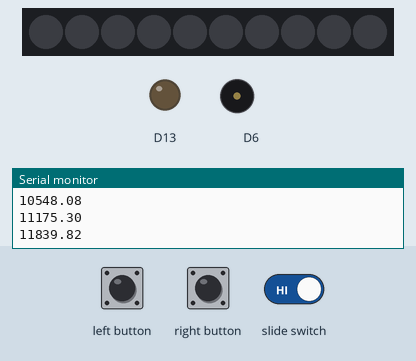
Recording of a sketch running on a simulated Adafruit Circuit Playground Express. Shown: 10 RGB LEDs in strip order, left to right, output pins drawn as LEDs (lit = HIGH), buzzer (waves = sounding), the last lines printed to the serial monitor. Inputs (shaded band) come from the test bench. Dim RGB values are drawn brighter than linear; random numbers use the default seed unless the sketch sets one.

Above: at 1.2 s.
1.3 s: slide switch set LOW
3.3 s: slide switch set HIGH
At 4.6 s:
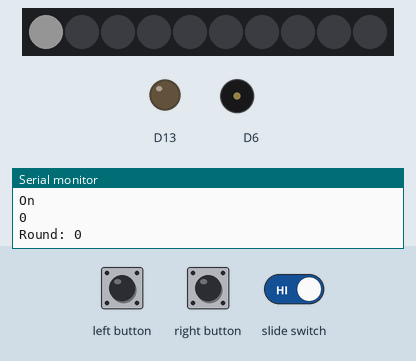
6.3 s: left button pressed for 0.15 s
At 7.35 s:
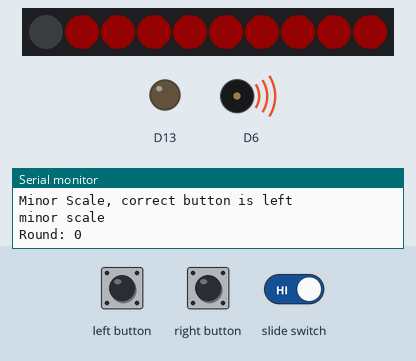
9.4 s: right button pressed for 0.15 s
At 9.96 s:
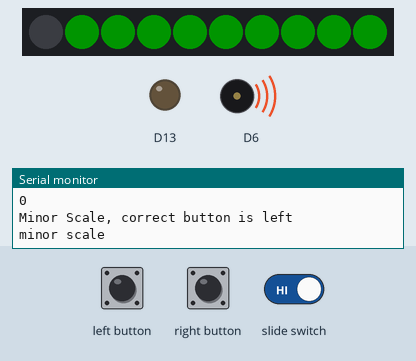
11.6 s: right button pressed for 1 s
At 14.8 s:
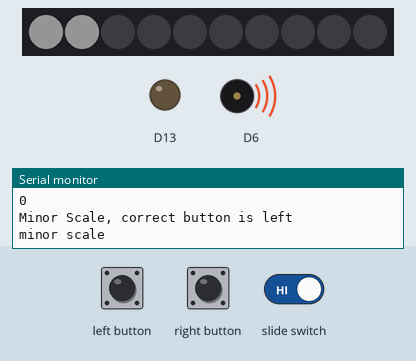
15.6 s: right button pressed for 0.15 s
At 17.2 s:
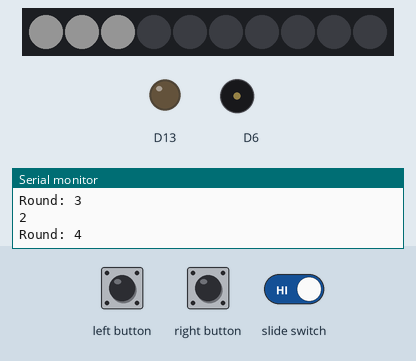
Timing chart, 0 to 31.0 s (numbered marks = the images above; inputs shaded):
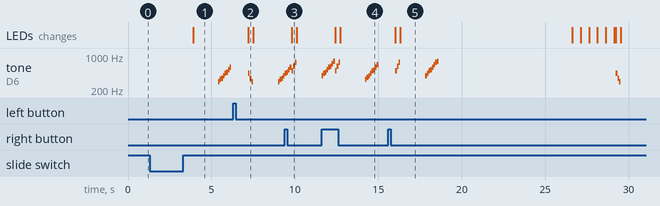

The sketch:

TrueGame.ino
```cpp
#include <Adafruit_CircuitPlayground.h>
#include <AsyncDelay.h>

//My game idea is to have a guessing game as to whether the scale played is
//in major or minor. The right button will correspond to
// a major scale, while the left button will correspond to the minor scale.
//Once you get 5 points in either game mode you win, and you get points if you guess the scale right.
//When you guess the scale right it will flash green, and when you get it wrong the lights will flash red.
//Score will be kept in white on the leds whenever the game isn't flashing.
//Maybe have a time limit on how much time you get to guess.

AsyncDelay delay_10s;

volatile bool rButtFlag;
volatile bool lButtFlag;
volatile bool slideFlag;
volatile bool playScale = true;

const int leftButtPin = 4;
const int rightButtPin = 5;
const int switchPin = 7;

int switchState; //if the game is on or off
int guess;
volatile bool guessState = false;//if true they have guessed, if false they haven't guessed
int correct;
int points; // how many points player has
int pointsThresh = 5; // how many points a player can get


//music stuff
float midi[127];
int A_four = 440;
//Setting up arrays of scales to then randomize which scale gets chosen
int majorArray[7][8] = {
  {69, 71, 73, 74, 76, 78, 80, 81}, {71, 73, 75, 76, 78, 80, 82, 83}, {60, 62, 64, 65, 67, 69, 71, 72}, {62, 64, 66, 67, 69, 71, 73, 74}, {64, 66, 68, 69, 71, 73, 75, 76}, {65, 67, 69, 70, 72, 74, 76, 77}, {67, 69, 71, 72, 74, 76, 78, 79}};
//                      A major                    B Major                               C major                       D major                           E major                                     F major                             G major
int minorArray[7][8] = {{69, 71, 72, 74, 76, 77, 79 ,81}, {71, 73, 74, 76, 78, 79, 81, 83}, {60, 62, 63, 65, 67, 68, 70, 72}, {62, 64, 65, 67, 69, 70, 72, 74}, {64, 66, 67, 69, 71, 72, 74, 76}, {65, 67, 68, 70, 72, 73, 75, 77}, {67, 69, 70, 72, 74, 75, 77, 79}};
//                              A minor                           B minor                           C minor                         D minor                                 E minor                           F minor                       G minor
int sadSong[][2] = {
    {69, 100},  // song[0][0]], song[0][1]]
    {65, 100},  // song[1][0]], song[1][1]]
    {62, 100},  // song[2][0]], song[2][1]]
  };

int happySong[][2] = {
    {71, 100},  // song[0][0]], song[0][1]]
    {75, 100},  // song[1][0]], song[1][1]]
    {78, 100},  // song[2][0]], song[2][1]]
  };

void setup() {
  Serial.begin(9600);
  CircuitPlayground.begin();

  while(!Serial); // Pause program till serial opens
  Serial.println("Starting timers");
  generateMIDI();
  randomSeed(analogRead(0));
  //add switch pins and attach inturrupt

  attachInterrupt(leftButtPin, leftbuttonISR, RISING);
  attachInterrupt(rightButtPin, rightbuttonISR, RISING);
  attachInterrupt(switchPin, slideswitchISR, CHANGE);
    //read switchpin and save it to a variable
  switchState = digitalRead(7);
}


void loop() {
//what to do if the switch changes
  if(slideFlag){
    delay(500);
    switchState = digitalRead(7);
    points = 0;
    slideFlag = false;
//if the switch state is true turn on
    if(switchState){
      Serial.println("On");
      delay(100);
// add startup function here
      pointDisplay();
      Serial.println(points);
      //start timers inside this function so that they dont go off until the player is ready to start
      delay_10s.start(10000, AsyncDelay::MILLIS);
      //for loop is for how many rounds there are before you lose
      for(int j = 0; j < 10;){
        //for as long as the player has less points than they need to win
        if(points < pointsThresh){
          Serial.print("Round: ");
          Serial.println(j);
          delay(1000);
          guessState = false;
//if the player hasnt guessed and the timer hasnt gone off
          if(!guessState && !delay_10s.isExpired()){
            //wait until player guesses to play the scale again
            if(!guessState && playScale){
              playRandomScale();
              playScale = false;
            }
            //if the button gets clicked, say player has guessed and its ok to play the cale, and handle the guess of the player
            if (lButtFlag){
              guessState = true;
              playScale = true;
              handleGuess(1);
              lButtFlag =  false;
              j++;
              delay_10s.restart();
              pointDisplay();
            }
            if (rButtFlag) {
              guessState = true;
              playScale = true;
              handleGuess(2);
              rButtFlag =  false;
              j++;
              delay_10s.restart();
              pointDisplay();
            }
          }
          // if the player goes over the rounds then lose the game
          else{
            lose();
            delay(100);
          }
          // lose points if timer expires and reset the timer at the end
          if(delay_10s.isExpired()){
            wrongGuess();
            points--;
            guessState = 1;
            CircuitPlayground.clearPixels();
            pointDisplay();
            delay_10s.repeat();
          }
        }
        else{
          win();
        }
        // Add in a start up funtion with rainbowness to indicate it starts
      }
      lose();
    }
    else{
      Serial.println("Off");
    }
  }
}

//funtiion for guessing wrong
void wrongGuess() {
  CircuitPlayground.clearPixels();
  setColors(0xFF0000);
  for(int q = 0; q < sizeof(sadSong) / sizeof(sadSong[0]); q++){
    CircuitPlayground.playTone(midi[sadSong[q][0]], sadSong[q][1]);
  }
  CircuitPlayground.clearPixels();
}

//function for guessing right
void correctGuess() {
  CircuitPlayground.clearPixels();
  setColors(0x00FF00);
  for(int q = 0; q < sizeof(happySong) / sizeof(happySong[0]); q++){
    CircuitPlayground.playTone(midi[happySong[q][0]], happySong[q][1]);
  }
  CircuitPlayground.clearPixels();
}

// function to handle the users guess
void handleGuess(int guess) {
  if (guess == correct) {
    correctGuess();
    points++;
    Serial.println(points);
    playScale = true;
  } else {
    wrongGuess();
    points--;
    Serial.println(points);
    playScale = true;
  }
}

//play a random scale within the major array
void randomMajorScale(){
  Serial.println("major scale");
  int randomIndex = random(0, 7);
  for (int i = 0; i < 8; i++) {
    CircuitPlayground.playTone(midi[majorArray[randomIndex][i]], 100);
    }
}

//play a random scale within the minor array
void randomMinorScale(){
  Serial.println("minor scale");
  int randomIndex = random(0, 7);
  for (int i = 0; i < 8; i++) {
    CircuitPlayground.playTone(midi[minorArray[randomIndex][i]], 100);
    }
}

//function that choses a rondomly if it should play a major or minor scale
void playRandomScale() {
  int randomScale = random(0, 2); // 0 for minor, 1 for major
  Serial.println(randomScale);
  if (randomScale == 1) {
    correct = 1; // Major scale
    Serial.println("Major Scale, correct button is right");
    randomMajorScale();
  } else {
    correct = 2; // Minor scale
    Serial.println("Minor Scale, correct button is left");
    randomMinorScale();
  }
}
//display the points
void pointDisplay(){
  for(int led = 0; led <= points; led++){
    CircuitPlayground.setPixelColor(led, 255,   255,   255);
    }
    delay(500);
}

void win(){
  setColors(0x00FF00);
  delay(500);
  CircuitPlayground.clearPixels();
  delay(500);
  setColors(0x00FF00);
  delay(500);
  CircuitPlayground.clearPixels();
  delay(500);
  setColors(0x00FF00);
  delay(500);
  CircuitPlayground.clearPixels();
  Serial.println("You Won!");
}

void lose(){
  setColors(0xFF0000);
  delay(500);
  CircuitPlayground.clearPixels();
  delay(500);
  setColors(0xFF0000);
  delay(500);
  CircuitPlayground.clearPixels();
  delay(500);
  setColors(0xFF0000);
  delay(500);
  CircuitPlayground.clearPixels();
  switchState = digitalRead(7);
  Serial.println("You Lost :(");
}

//function sets all pixles one color
void setColors(unsigned long int i){

CircuitPlayground.setPixelColor(1, i);
CircuitPlayground.setPixelColor(2, i);
CircuitPlayground.setPixelColor(3, i);
CircuitPlayground.setPixelColor(4, i);
CircuitPlayground.setPixelColor(5, i);
CircuitPlayground.setPixelColor(6, i);
CircuitPlayground.setPixelColor(7, i);
CircuitPlayground.setPixelColor(8, i);
CircuitPlayground.setPixelColor(9, i);
CircuitPlayground.setPixelColor(10, i);

}

void generateMIDI()
{
  for (int x = 0; x < 127; ++x)
  {
    midi[x] = (A_four / 32.0) * pow(2.0, ((x - 9.0) / 12.0));
    Serial.println(midi[x]);
  }
}

void slideswitchISR(){
  slideFlag = true;
}

void rightbuttonISR(){
  rButtFlag = true;
}

void leftbuttonISR(){
  lButtFlag = true;
}
```

Measured:
- after the input at 3.3 s, tone on D6: plays 293 Hz for 0.10 s, 329 Hz for 0.10 s, 349 Hz for 0.10 s, 391 Hz for 0.10 s, 440 Hz for 0.10 s, 466 Hz for 0.10 s … (8 notes in this stretch), starting after 2.1 s; the LEDs: change after 0.60 s (image 1)
- after the input at 6.3 s, tone on D6: plays 440 Hz for 0.10 s, 349 Hz for 0.10 s, 293 Hz for 0.10 s, 293 Hz for 0.10 s, 329 Hz for 0.10 s, 349 Hz for 0.10 s … (7 notes in this stretch), starting after 0.91 s; the LEDs: change after 0.91 s (image 2)
- after the input at 9.4 s, the LEDs: change after 0.41 s (image 3)
- after the input at 11.6 s, the LEDs: first change after 0.82 s (image 4 shows a later state)
